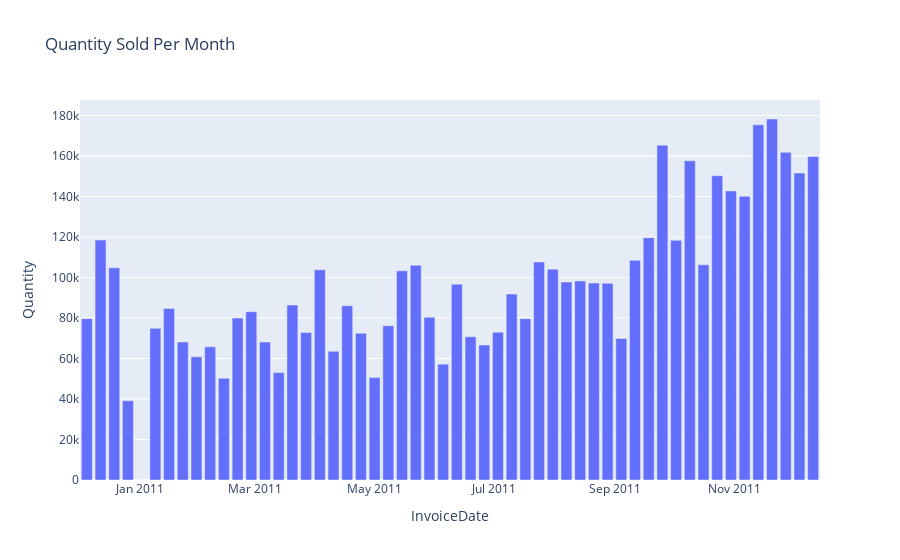

Here is the notebook cell this chart was saved with:
### Code cell
Weekly_Quantity = pd.DataFrame(df.groupby("InvoiceDate").sum().resample("W").sum()["Quantity"]).reset_index()
Weekly_Quantity.to_csv("Weekly_Quantity.csv")
fig = px.bar(Weekly_Quantity, x='InvoiceDate', y='Quantity', title='Quantity Sold Per Month')
fig.show()

### Figure 1 — Plotly figure (JSON) as saved in the notebook; plotly's stock layout.template omitted (floating-point values rounded to 4 significant figures)
{"data": [{"alignmentgroup": "True", "hovertemplate": "InvoiceDate=%{x}<br>Quantity=%{y}<extra></extra>", "legendgroup": "", "marker": {"color": "#636efa", "pattern": {"shape": ""}}, "name": "", "offsetgroup": "", "orientation": "v", "showlegend": false, "textposition": "auto", "type": "bar", "x": ["2010-12-05T00:00:00", "2010-12-12T00:00:00", "2010-12-19T00:00:00", "2010-12-26T00:00:00", "2011-01-02T00:00:00", "2011-01-09T00:00:00", "2011-01-16T00:00:00", "2011-01-23T00:00:00", "2011-01-30T00:00:00", "2011-02-06T00:00:00", "2011-02-13T00:00:00", "2011-02-20T00:00:00", "2011-02-27T00:00:00", "2011-03-06T00:00:00", "2011-03-13T00:00:00", "2011-03-20T00:00:00", "2011-03-27T00:00:00", "2011-04-03T00:00:00", "2011-04-10T00:00:00", "2011-04-17T00:00:00", "2011-04-24T00:00:00", "2011-05-01T00:00:00", "2011-05-08T00:00:00", "2011-05-15T00:00:00", "2011-05-22T00:00:00", "2011-05-29T00:00:00", "2011-06-05T00:00:00", "2011-06-12T00:00:00", "2011-06-19T00:00:00", "2011-06-26T00:00:00", "2011-07-03T00:00:00", "2011-07-10T00:00:00", "2011-07-17T00:00:00", "2011-07-24T00:00:00", "2011-07-31T00:00:00", "2011-08-07T00:00:00", "2011-08-14T00:00:00", "2011-08-21T00:00:00", "2011-08-28T00:00:00", "2011-09-04T00:00:00", "2011-09-11T00:00:00", "2011-09-18T00:00:00", "2011-09-25T00:00:00", "2011-10-02T00:00:00", "2011-10-09T00:00:00", "2011-10-16T00:00:00", "2011-10-23T00:00:00", "2011-10-30T00:00:00", "2011-11-06T00:00:00", "2011-11-13T00:00:00", "2011-11-20T00:00:00", "2011-11-27T00:00:00", "2011-12-04T00:00:00", "2011-12-11T00:00:00"], "xaxis": "x", "y": [79671, 118507, 104764, 39193, 0, 74881, 84735, 68177, 60809, 65795, 50228, 79989, 83136, 68141, 53030, 86386, 72812, 103831, 63520, 86069, 72427, 50570, 76194, 103314, 106030, 80374, 57205, 96709, 70709, 66632, 72952, 91843, 79686, 107675, 104118, 97742, 98280, 97267, 97105, 69909, 108465, 119655, 165364, 118363, 157622, 106253, 150273, 142724, 140136, 175432, 178273, 161827, 151605, 159704], "yaxis": "y"}], "layout": {"barmode": "relative", "legend": {"tracegroupgap": 0}, "title": {"text": "Quantity Sold Per Month"}, "xaxis": {"anchor": "y", "domain": [0, 1], "title": {"text": "InvoiceDate"}}, "yaxis": {"anchor": "x", "domain": [0, 1], "title": {"text": "Quantity"}}}}
